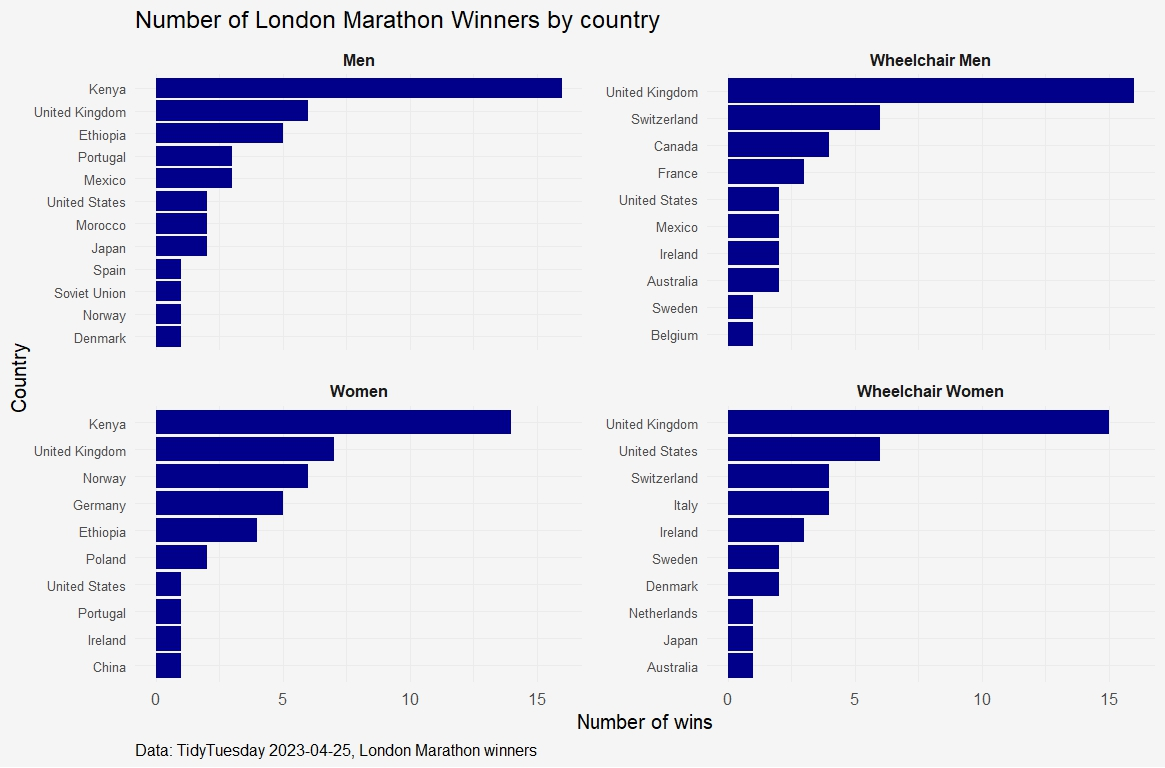

Write R code to recreate this figure.
# Praca domowa numer 4 Wiktoria Postek

# Link do oryginalnej wizualizacji:
# https://x.com/kingseesdaworld/status/1655921269966008321/photo/1

# Link do zestawu danych w repozytorium TidyTuesday:
# https://github.com/rfordatascience/tidytuesday/tree/main/data/2023/2023-04-25

# Jakie elementy wykresu wymagają poprawy?
# 1. Zła forma wykresu - zastosowano wykres typu radial bar, gdzie odbiorca może mieć trudności z prawidłowym odczytaniem długości danych słupków,
#    a także porównaniem wartości między danymi krajami oraz kategoriami.
# 2. Nadmiar kolorów, napisów i dodatków - zbyt duża ich ilość rozprasza uwagę odbiorcy i obniża czytelność wykresu, odwraca uwagę od danych.
#    (Ponadto flagi państw są małe i nieczytelne)



library(tidytuesdayR)
library(dplyr)
library(tidytext)
library(ggplot2)

tuesdata <- tidytuesdayR::tt_load(2023, week = 17)

winners <- tuesdata$winners
london_marathon <- tuesdata$london_marathon

winners_summary <- winners %>% 
  group_by(Category, Nationality) %>% 
  summarise(n = n()) %>% 
  mutate(Category = factor(Category,
                           levels = c("Men", "Wheelchair Men", "Women", "Wheelchair Women")))

p <- ggplot(winners_summary, aes(x = n,
                                 y = reorder_within(Nationality, n, Category))) +
              geom_col(fill = "darkblue") +
              facet_wrap(~Category, scales = "free_y", ncol = 2) +
              scale_y_reordered() +
              labs(title = "Number of London Marathon Winners by country",
                   x = "Number of wins",
                   y = "Country",
                   caption = "Data: TidyTuesday 2023-04-25, London Marathon winners") +
              theme_minimal(base_size = 12) +
              theme(strip.text = element_text(face = "bold"),
                    axis.text.y = element_text(size = 8),
                    panel.spacing = unit(1, "lines"),
                    plot.caption = element_text(hjust = 0),
                    plot.background  = element_rect(fill = "whitesmoke", colour = NA),
                    panel.background = element_rect(fill = "whitesmoke", colour = NA),)
p

# Przygotowany wykres jest lepszy od oryginału, ponieważ:
# 1. Poziomy wykres słupkowy jest prostszy w odbiorze, dzięki czemu można łatwo porównać liczbę zwycięstw między krajami, a także czterema kategoriami.
# 2. Dane są posortowane od największej do najmniejszej liczby zwycięstw, co ułatwia szybkie zidentyfikowanie dominujących krajów.
# 3. Nie ma nadmiaru kolorów oraz zbędnych ozdobników, dzięki czemu odbiorca może się skupić na samych danych, a wykres jest dużo bardziej czytelny, niż wykres radialny.
